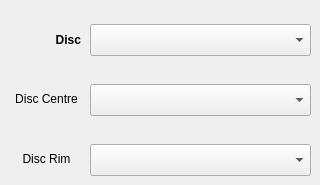
   <widget class="QWidget" name="DiscPage">
    <widget class="QComboBox" name="pointDiscRim">
     <property name="geometry">
      <rect>
       <x>90</x>
       <y>144</y>
       <width>221</width>
       <height>32</height>
      </rect>
     </property>
    </widget>
    <widget class="QLabel" name="label_75">
     <property name="geometry">
      <rect>
       <x>6</x>
       <y>84</y>
       <width>81</width>
       <height>31</height>
      </rect>
     </property>
     <property name="text">
      <string>&lt;html&gt;&lt;head/&gt;&lt;body&gt;&lt;p align=&quot;center&quot;&gt;&lt;span style=&quot; font-size:9pt;&quot;&gt;Disc Centre&lt;/span&gt;&lt;/p&gt;&lt;/body&gt;&lt;/html&gt;</string>
     </property>
    </widget>
    <widget class="QLabel" name="label_76">
     <property name="geometry">
      <rect>
       <x>6</x>
       <y>144</y>
       <width>81</width>
       <height>31</height>
      </rect>
     </property>
     <property name="text">
      <string>&lt;html&gt;&lt;head/&gt;&lt;body&gt;&lt;p align=&quot;center&quot;&gt;&lt;span style=&quot; font-size:9pt;&quot;&gt;Disc Rim&lt;/span&gt;&lt;/p&gt;&lt;/body&gt;&lt;/html&gt;</string>
     </property>
    </widget>
    <widget class="QComboBox" name="pointDiscCentre">
     <property name="geometry">
      <rect>
       <x>90</x>
       <y>84</y>
       <width>221</width>
       <height>32</height>
      </rect>
     </property>
    </widget>
    <widget class="QComboBox" name="bodyDisc">
     <property name="geometry">
      <rect>
       <x>90</x>
       <y>24</y>
       <width>221</width>
       <height>32</height>
      </rect>
     </property>
     <property name="sizePolicy">
      <sizepolicy hsizetype="Expanding" vsizetype="Fixed">
       <horstretch>0</horstretch>
       <verstretch>0</verstretch>
      </sizepolicy>
     </property>
    </widget>
    <widget class="QLabel" name="label_77">
     <property name="geometry">
      <rect>
       <x>10</x>
       <y>30</y>
       <width>71</width>
       <height>20</height>
      </rect>
     </property>
     <property name="text">
      <string>&lt;html&gt;&lt;head/&gt;&lt;body&gt;&lt;p align=&quot;right&quot;&gt;&lt;span style=&quot; font-weight:600;&quot;&gt;Disc&lt;/span&gt;&lt;/p&gt;&lt;/body&gt;&lt;/html&gt;</string>
     </property>
    </widget>
   </widget>
